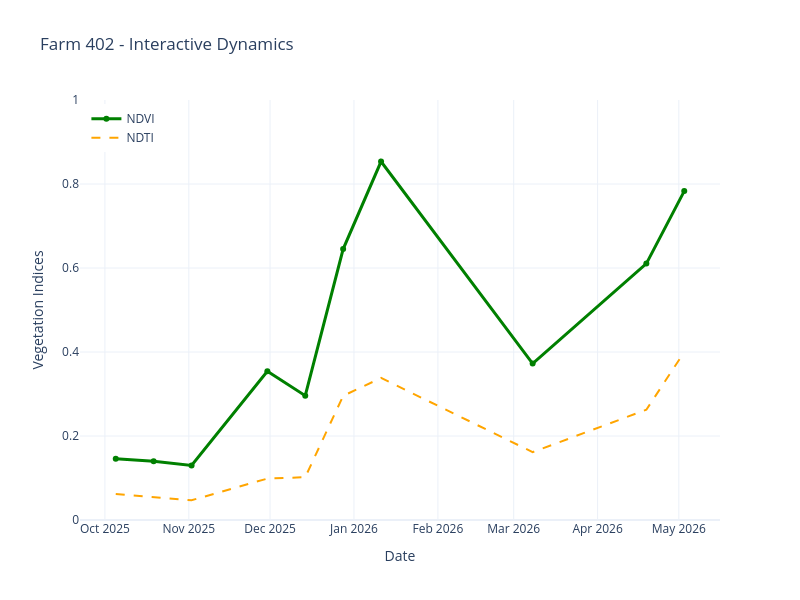

Notebook code cell kept with this figure:
### Code cell
# Define Plotly-specific styling for the traces
plotly_styles = {
    'NDVI': {
        'line_color': 'green', 
        'mode': 'lines+markers', 
        'line_width': 3
    },
    'NDTI': {
        'line_color': 'orange', 
        'mode': 'lines', 
        'line_dash': 'dash' # Makes it a dashed line
    }
}

# Generate the interactive plot
plotter.plot_interactive(
    columns_to_plot=['NDVI', 'NDTI'],
    title="Farm 402 - Interactive Dynamics",
    style_dict=plotly_styles,
    
    # Everything below here is captured by **layout_kwargs and sent to update_layout()
    height=600,
    width=800,
    # xaxis_range=['2025-10-01', '2026-04-01'],
    yaxis_range=[0, 1],
    yaxis_title="Vegetation Indices",
    showlegend=True,
    legend=dict(yanchor="top", y=0.99, xanchor="left", x=0.01) # Puts legend inside the plot
)

### Figure 1 — Plotly figure (JSON) as saved in the notebook; plotly's stock layout.template omitted (floating-point values rounded to 4 significant figures)
{"data": [{"line": {"color": "green", "width": 3}, "mode": "lines+markers", "name": "NDVI", "type": "scatter", "x": ["2025-10-05T00:00:00.000000000", "2025-10-19T00:00:00.000000000", "2025-11-02T00:00:00.000000000", "2025-11-30T00:00:00.000000000", "2025-12-14T00:00:00.000000000", "2025-12-28T00:00:00.000000000", "2026-01-11T00:00:00.000000000", "2026-03-08T00:00:00.000000000", "2026-04-19T00:00:00.000000000", "2026-05-03T00:00:00.000000000"], "y": [0.1456, 0.1397, 0.1298, 0.3541, 0.296, 0.6451, 0.8535, 0.3725, 0.6105, 0.7832]}, {"line": {"color": "orange", "dash": "dash"}, "mode": "lines", "name": "NDTI", "type": "scatter", "x": ["2025-10-05T00:00:00.000000000", "2025-10-19T00:00:00.000000000", "2025-11-02T00:00:00.000000000", "2025-11-30T00:00:00.000000000", "2025-12-14T00:00:00.000000000", "2025-12-28T00:00:00.000000000", "2026-01-11T00:00:00.000000000", "2026-03-08T00:00:00.000000000", "2026-04-19T00:00:00.000000000", "2026-05-03T00:00:00.000000000"], "y": [0.06202, 0.05519, 0.04701, 0.09862, 0.102, 0.2956, 0.3382, 0.1616, 0.2625, 0.3999]}], "layout": {"height": 600, "hovermode": "x unified", "legend": {"x": 0.01, "xanchor": "left", "y": 0.99, "yanchor": "top"}, "showlegend": true, "title": {"text": "Farm 402 - Interactive Dynamics"}, "width": 800, "xaxis": {"title": {"text": "Date"}}, "yaxis": {"range": [0, 1], "title": {"text": "Vegetation Indices"}}}}
